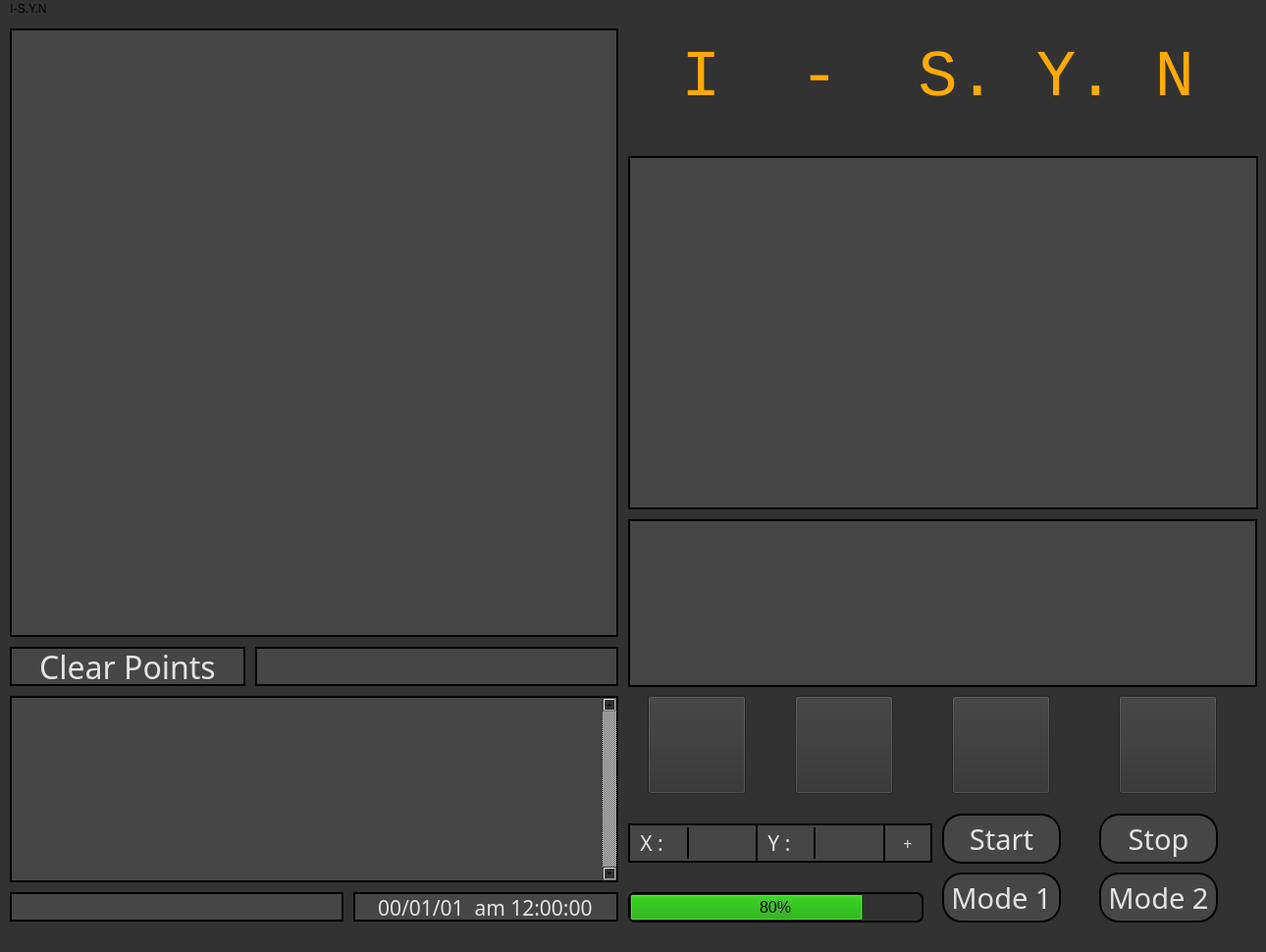
<?xml version="1.0" encoding="UTF-8"?>
<ui version="4.0">
 <class>MainWindow</class>
 <widget class="QMainWindow" name="MainWindow">
  <property name="geometry">
   <rect>
    <x>0</x>
    <y>0</y>
    <width>1290</width>
    <height>970</height>
   </rect>
  </property>
  <property name="font">
   <font>
    <family>Monospace</family>
    <pointsize>14</pointsize>
   </font>
  </property>
  <property name="windowTitle">
   <string>MainWindow</string>
  </property>
  <property name="styleSheet">
   <string notr="true">background-color: rgb(50, 50, 50);
</string>
  </property>
  <widget class="QWidget" name="centralwidget">
   <widget class="QPushButton" name="take_off_button">
    <property name="geometry">
     <rect>
      <x>660</x>
      <y>690</y>
      <width>100</width>
      <height>100</height>
     </rect>
    </property>
    <property name="cursor">
     <cursorShape>ArrowCursor</cursorShape>
    </property>
    <property name="styleSheet">
     <string notr="true"/>
    </property>
    <property name="text">
     <string/>
    </property>
    <property name="icon">
     <iconset>
      <normaloff>take_off.jpg</normaloff>take_off.jpg</iconset>
    </property>
    <property name="iconSize">
     <size>
      <width>100</width>
      <height>100</height>
     </size>
    </property>
    <property name="autoRepeat">
     <bool>false</bool>
    </property>
   </widget>
   <widget class="QProgressBar" name="battery_bar">
    <property name="geometry">
     <rect>
      <x>640</x>
      <y>890</y>
      <width>301</width>
      <height>31</height>
     </rect>
    </property>
    <property name="palette">
     <palette>
      <active>
       <colorrole role="Button">
        <brush brushstyle="SolidPattern">
         <color alpha="255">
          <red>50</red>
          <green>50</green>
          <blue>50</blue>
         </color>
        </brush>
       </colorrole>
       <colorrole role="Base">
        <brush brushstyle="SolidPattern">
         <color alpha="255">
          <red>50</red>
          <green>50</green>
          <blue>50</blue>
         </color>
        </brush>
       </colorrole>
       <colorrole role="Window">
        <brush brushstyle="SolidPattern">
         <color alpha="255">
          <red>50</red>
          <green>50</green>
          <blue>50</blue>
         </color>
        </brush>
       </colorrole>
       <colorrole role="Highlight">
        <brush brushstyle="SolidPattern">
         <color alpha="255">
          <red>166</red>
          <green>255</green>
          <blue>42</blue>
         </color>
        </brush>
       </colorrole>
      </active>
      <inactive>
       <colorrole role="Button">
        <brush brushstyle="SolidPattern">
         <color alpha="255">
          <red>50</red>
          <green>50</green>
          <blue>50</blue>
         </color>
        </brush>
       </colorrole>
       <colorrole role="Base">
        <brush brushstyle="SolidPattern">
         <color alpha="255">
          <red>50</red>
          <green>50</green>
          <blue>50</blue>
         </color>
        </brush>
       </colorrole>
       <colorrole role="Window">
        <brush brushstyle="SolidPattern">
         <color alpha="255">
          <red>50</red>
          <green>50</green>
          <blue>50</blue>
         </color>
        </brush>
       </colorrole>
       <colorrole role="Highlight">
        <brush brushstyle="SolidPattern">
         <color alpha="255">
          <red>50</red>
          <green>180</green>
          <blue>30</blue>
         </color>
        </brush>
       </colorrole>
      </inactive>
      <disabled>
       <colorrole role="Button">
        <brush brushstyle="SolidPattern">
         <color alpha="255">
          <red>50</red>
          <green>50</green>
          <blue>50</blue>
         </color>
        </brush>
       </colorrole>
       <colorrole role="Base">
        <brush brushstyle="SolidPattern">
         <color alpha="255">
          <red>50</red>
          <green>50</green>
          <blue>50</blue>
         </color>
        </brush>
       </colorrole>
       <colorrole role="Window">
        <brush brushstyle="SolidPattern">
         <color alpha="255">
          <red>50</red>
          <green>50</green>
          <blue>50</blue>
         </color>
        </brush>
       </colorrole>
       <colorrole role="Highlight">
        <brush brushstyle="SolidPattern">
         <color alpha="255">
          <red>50</red>
          <green>180</green>
          <blue>30</blue>
         </color>
        </brush>
       </colorrole>
      </disabled>
     </palette>
    </property>
    <property name="font">
     <font>
      <pointsize>12</pointsize>
     </font>
    </property>
    <property name="autoFillBackground">
     <bool>false</bool>
    </property>
    <property name="styleSheet">
     <string notr="true">border-style:solid;
border-width: 1.5px;
border-radius: 7px;
border-color:rgb(0,0,0);</string>
    </property>
    <property name="minimum">
     <number>0</number>
    </property>
    <property name="value">
     <number>80</number>
    </property>
    <property name="alignment">
     <set>Qt::AlignCenter</set>
    </property>
    <property name="textVisible">
     <bool>true</bool>
    </property>
    <property name="orientation">
     <enum>Qt::Horizontal</enum>
    </property>
    <property name="invertedAppearance">
     <bool>false</bool>
    </property>
   </widget>
   <widget class="QTextBrowser" name="under_textBrowser1">
    <property name="geometry">
     <rect>
      <x>10</x>
      <y>890</y>
      <width>340</width>
      <height>30</height>
     </rect>
    </property>
    <property name="styleSheet">
     <string notr="true">background-color: rgb(70, 70, 70);
font: 75 16pt &quot;Loma&quot;;
border-color: rgb(0, 0, 0);
border-style: solid;
border-width:2px;
color: rgb(227, 227, 227);</string>
    </property>
    <property name="verticalScrollBarPolicy">
     <enum>Qt::ScrollBarAlwaysOff</enum>
    </property>
    <property name="horizontalScrollBarPolicy">
     <enum>Qt::ScrollBarAlwaysOff</enum>
    </property>
   </widget>
   <widget class="QTextBrowser" name="main_textBrowser">
    <property name="geometry">
     <rect>
      <x>10</x>
      <y>690</y>
      <width>620</width>
      <height>190</height>
     </rect>
    </property>
    <property name="font">
     <font>
      <family>Loma</family>
      <pointsize>14</pointsize>
      <weight>9</weight>
      <italic>false</italic>
      <bold>false</bold>
     </font>
    </property>
    <property name="styleSheet">
     <string notr="true">background-color: rgb(70, 70, 70);
font: 75 14pt &quot;Loma&quot;;
border-color: rgb(0, 0, 0);
border-style: solid;
border-width:2px;
color: rgb(227, 227, 227);
padding:0px 0px 0px 10px;</string>
    </property>
    <property name="verticalScrollBarPolicy">
     <enum>Qt::ScrollBarAlwaysOn</enum>
    </property>
    <property name="horizontalScrollBarPolicy">
     <enum>Qt::ScrollBarAsNeeded</enum>
    </property>
    <property name="overwriteMode">
     <bool>true</bool>
    </property>
   </widget>
   <widget class="QPushButton" name="land_button">
    <property name="geometry">
     <rect>
      <x>810</x>
      <y>690</y>
      <width>100</width>
      <height>100</height>
     </rect>
    </property>
    <property name="cursor">
     <cursorShape>ArrowCursor</cursorShape>
    </property>
    <property name="styleSheet">
     <string notr="true"/>
    </property>
    <property name="text">
     <string/>
    </property>
    <property name="icon">
     <iconset>
      <normaloff>land.jpg</normaloff>land.jpg</iconset>
    </property>
    <property name="iconSize">
     <size>
      <width>100</width>
      <height>100</height>
     </size>
    </property>
   </widget>
   <widget class="QPushButton" name="start_button">
    <property name="geometry">
     <rect>
      <x>960</x>
      <y>810</y>
      <width>121</width>
      <height>51</height>
     </rect>
    </property>
    <property name="font">
     <font>
      <family>Loma</family>
      <pointsize>22</pointsize>
      <weight>9</weight>
      <italic>false</italic>
      <bold>false</bold>
     </font>
    </property>
    <property name="styleSheet">
     <string notr="true">background-color: rgb(70, 70, 70);
color: rgb(227, 227, 227);
font: 75 22pt &quot;Loma&quot;;
border-color: rgb(0, 0, 0);
border-style: solid;
border-width:2px;
border-radius: 20px;</string>
    </property>
    <property name="text">
     <string>Start</string>
    </property>
   </widget>
   <widget class="QPushButton" name="stop_button">
    <property name="geometry">
     <rect>
      <x>1120</x>
      <y>810</y>
      <width>121</width>
      <height>51</height>
     </rect>
    </property>
    <property name="font">
     <font>
      <family>Loma</family>
      <pointsize>22</pointsize>
      <weight>9</weight>
      <italic>false</italic>
      <bold>false</bold>
     </font>
    </property>
    <property name="styleSheet">
     <string notr="true">background-color: rgb(70, 70, 70);
color: rgb(227, 227, 227);
font: 75 22pt &quot;Loma&quot;;
border-color: rgb(0, 0, 0);
border-style: solid;
border-width:2px;
border-radius: 20px;</string>
    </property>
    <property name="text">
     <string>Stop</string>
    </property>
   </widget>
   <widget class="QPushButton" name="mode1_button">
    <property name="geometry">
     <rect>
      <x>960</x>
      <y>870</y>
      <width>121</width>
      <height>51</height>
     </rect>
    </property>
    <property name="font">
     <font>
      <family>Loma</family>
      <pointsize>22</pointsize>
      <weight>9</weight>
      <italic>false</italic>
      <bold>false</bold>
     </font>
    </property>
    <property name="cursor">
     <cursorShape>ArrowCursor</cursorShape>
    </property>
    <property name="styleSheet">
     <string notr="true">background-color: rgb(70, 70, 70);
color: rgb(227, 227, 227);
font: 75 22pt &quot;Loma&quot;;
border-color: rgb(0, 0, 0);
border-style: solid;
border-width:2px;
border-radius: 20px;</string>
    </property>
    <property name="text">
     <string>Mode 1</string>
    </property>
   </widget>
   <widget class="QPushButton" name="mode2_button">
    <property name="geometry">
     <rect>
      <x>1120</x>
      <y>870</y>
      <width>121</width>
      <height>51</height>
     </rect>
    </property>
    <property name="font">
     <font>
      <family>Loma</family>
      <pointsize>22</pointsize>
      <weight>9</weight>
      <italic>false</italic>
      <bold>false</bold>
     </font>
    </property>
    <property name="styleSheet">
     <string notr="true">background-color: rgb(70, 70, 70);
color: rgb(227, 227, 227);
font: 75 22pt &quot;Loma&quot;;
border-color: rgb(0, 0, 0);
border-style: solid;
border-width:2px;
border-radius: 20px;</string>
    </property>
    <property name="text">
     <string>Mode 2</string>
    </property>
   </widget>
   <widget class="QPushButton" name="shot_button">
    <property name="geometry">
     <rect>
      <x>1140</x>
      <y>690</y>
      <width>100</width>
      <height>100</height>
     </rect>
    </property>
    <property name="cursor">
     <cursorShape>ArrowCursor</cursorShape>
    </property>
    <property name="styleSheet">
     <string notr="true"/>
    </property>
    <property name="text">
     <string/>
    </property>
    <property name="icon">
     <iconset>
      <normaloff>camera.jpg</normaloff>camera.jpg</iconset>
    </property>
    <property name="iconSize">
     <size>
      <width>100</width>
      <height>100</height>
     </size>
    </property>
   </widget>
   <widget class="QPushButton" name="emergency_button">
    <property name="geometry">
     <rect>
      <x>970</x>
      <y>690</y>
      <width>100</width>
      <height>100</height>
     </rect>
    </property>
    <property name="cursor">
     <cursorShape>ArrowCursor</cursorShape>
    </property>
    <property name="styleSheet">
     <string notr="true"/>
    </property>
    <property name="text">
     <string/>
    </property>
    <property name="icon">
     <iconset>
      <normaloff>emergency.jpg</normaloff>emergency.jpg</iconset>
    </property>
    <property name="iconSize">
     <size>
      <width>100</width>
      <height>100</height>
     </size>
    </property>
   </widget>
   <widget class="QTextEdit" name="x_text_edit">
    <property name="geometry">
     <rect>
      <x>700</x>
      <y>824</y>
      <width>70</width>
      <height>32</height>
     </rect>
    </property>
    <property name="font">
     <font>
      <family>Loma</family>
      <pointsize>16</pointsize>
      <weight>9</weight>
      <italic>false</italic>
      <bold>false</bold>
     </font>
    </property>
    <property name="styleSheet">
     <string notr="true">background-color: rgb(70, 70, 70);
color: rgb(227, 227, 227);
font: 75 16pt &quot;Loma&quot;;
border-color: rgb(0, 0, 0);
border-style: solid;
border-width: 0px 0px 0px 2px;</string>
    </property>
    <property name="verticalScrollBarPolicy">
     <enum>Qt::ScrollBarAlwaysOff</enum>
    </property>
    <property name="horizontalScrollBarPolicy">
     <enum>Qt::ScrollBarAlwaysOff</enum>
    </property>
   </widget>
   <widget class="QTextEdit" name="y_text_edit">
    <property name="geometry">
     <rect>
      <x>829</x>
      <y>824</y>
      <width>70</width>
      <height>32</height>
     </rect>
    </property>
    <property name="font">
     <font>
      <family>Loma</family>
      <pointsize>16</pointsize>
      <weight>9</weight>
      <italic>false</italic>
      <bold>false</bold>
     </font>
    </property>
    <property name="styleSheet">
     <string notr="true">background-color: rgb(70, 70, 70);
color: rgb(227, 227, 227);
font: 75 16pt &quot;Loma&quot;;
border-color: rgb(0, 0, 0);
border-style: solid;
border-width: 0px 0px 0px 2px;</string>
    </property>
    <property name="verticalScrollBarPolicy">
     <enum>Qt::ScrollBarAlwaysOff</enum>
    </property>
    <property name="horizontalScrollBarPolicy">
     <enum>Qt::ScrollBarAlwaysOff</enum>
    </property>
   </widget>
   <widget class="QLabel" name="x_label">
    <property name="geometry">
     <rect>
      <x>640</x>
      <y>820</y>
      <width>132</width>
      <height>40</height>
     </rect>
    </property>
    <property name="font">
     <font>
      <family>Loma</family>
      <pointsize>16</pointsize>
      <weight>9</weight>
      <italic>false</italic>
      <bold>false</bold>
     </font>
    </property>
    <property name="styleSheet">
     <string notr="true">background-color: rgb(70, 70, 70);
color: rgb(227, 227, 227);
font: 75 16pt &quot;Loma&quot;;
border-color: rgb(0, 0, 0);
border-style: solid;
border-width:2px;</string>
    </property>
    <property name="text">
     <string> X :</string>
    </property>
    <property name="alignment">
     <set>Qt::AlignLeading|Qt::AlignLeft|Qt::AlignVCenter</set>
    </property>
   </widget>
   <widget class="QLabel" name="y_label">
    <property name="geometry">
     <rect>
      <x>770</x>
      <y>820</y>
      <width>132</width>
      <height>40</height>
     </rect>
    </property>
    <property name="font">
     <font>
      <family>Loma</family>
      <pointsize>16</pointsize>
      <weight>9</weight>
      <italic>false</italic>
      <bold>false</bold>
     </font>
    </property>
    <property name="styleSheet">
     <string notr="true">background-color: rgb(70, 70, 70);
color: rgb(227, 227, 227);
font: 75 16pt &quot;Loma&quot;;
border-color: rgb(0, 0, 0);
border-style: solid;
border-width:2px;</string>
    </property>
    <property name="text">
     <string> Y :</string>
    </property>
    <property name="alignment">
     <set>Qt::AlignLeading|Qt::AlignLeft|Qt::AlignVCenter</set>
    </property>
   </widget>
   <widget class="QPushButton" name="add_waypoint_button">
    <property name="geometry">
     <rect>
      <x>900</x>
      <y>820</y>
      <width>50</width>
      <height>40</height>
     </rect>
    </property>
    <property name="font">
     <font>
      <family>Loma</family>
      <pointsize>12</pointsize>
      <weight>9</weight>
      <italic>false</italic>
      <bold>false</bold>
     </font>
    </property>
    <property name="styleSheet">
     <string notr="true">background-color: rgb(70, 70, 70);
color: rgb(227, 227, 227);
font: 75 12pt &quot;Loma&quot;;
border-color: rgb(0, 0, 0);
border-style: solid;
border-width:2px;</string>
    </property>
    <property name="text">
     <string>+</string>
    </property>
   </widget>
   <widget class="QLabel" name="image_raw_label">
    <property name="geometry">
     <rect>
      <x>640</x>
      <y>140</y>
      <width>642</width>
      <height>360</height>
     </rect>
    </property>
    <property name="styleSheet">
     <string notr="true">background-color: rgb(70, 70, 70);
font: 75 24pt &quot;Loma&quot;;
border-color: rgb(0, 0, 0);
border-style: solid;
border-width:2px;</string>
    </property>
    <property name="text">
     <string/>
    </property>
    <property name="scaledContents">
     <bool>true</bool>
    </property>
   </widget>
   <widget class="QDateTimeEdit" name="dateTimeEdit">
    <property name="enabled">
     <bool>true</bool>
    </property>
    <property name="geometry">
     <rect>
      <x>360</x>
      <y>890</y>
      <width>270</width>
      <height>30</height>
     </rect>
    </property>
    <property name="font">
     <font>
      <family>Loma</family>
      <pointsize>16</pointsize>
      <weight>9</weight>
      <italic>false</italic>
      <bold>false</bold>
     </font>
    </property>
    <property name="autoFillBackground">
     <bool>true</bool>
    </property>
    <property name="styleSheet">
     <string notr="true">background-color: rgb(70, 70, 70);
font: 75 16pt &quot;Loma&quot;;
border-color: rgb(0, 0, 0);
border-style: solid;
border-width:2px;
color: rgb(227, 227, 227);</string>
    </property>
    <property name="frame">
     <bool>true</bool>
    </property>
    <property name="alignment">
     <set>Qt::AlignCenter</set>
    </property>
    <property name="readOnly">
     <bool>true</bool>
    </property>
    <property name="buttonSymbols">
     <enum>QAbstractSpinBox::NoButtons</enum>
    </property>
    <property name="dateTime">
     <datetime>
      <hour>0</hour>
      <minute>0</minute>
      <second>0</second>
      <year>2000</year>
      <month>1</month>
      <day>1</day>
     </datetime>
    </property>
    <property name="displayFormat">
     <string>yy/MM/dd  ap h:mm:ss</string>
    </property>
   </widget>
   <widget class="QGraphicsView" name="main_window">
    <property name="geometry">
     <rect>
      <x>10</x>
      <y>10</y>
      <width>620</width>
      <height>620</height>
     </rect>
    </property>
    <property name="styleSheet">
     <string notr="true">background-color: rgb(70, 70, 70);
font: 75 24pt &quot;Loma&quot;;
border-color: rgb(0, 0, 0);
border-style: solid;
border-width:2px;</string>
    </property>
   </widget>
   <widget class="QLabel" name="label">
    <property name="geometry">
     <rect>
      <x>640</x>
      <y>0</y>
      <width>631</width>
      <height>121</height>
     </rect>
    </property>
    <property name="font">
     <font>
      <family>Monospace</family>
      <pointsize>50</pointsize>
      <weight>50</weight>
      <italic>false</italic>
      <bold>false</bold>
     </font>
    </property>
    <property name="styleSheet">
     <string notr="true">
color: rgb(255, 170, 0);
font: 50pt &quot;Monospace&quot;;
</string>
    </property>
    <property name="text">
     <string>I  -  S. Y. N</string>
    </property>
    <property name="alignment">
     <set>Qt::AlignCenter</set>
    </property>
   </widget>
   <widget class="QPushButton" name="clear_button">
    <property name="geometry">
     <rect>
      <x>10</x>
      <y>640</y>
      <width>240</width>
      <height>40</height>
     </rect>
    </property>
    <property name="font">
     <font>
      <family>Loma</family>
      <pointsize>24</pointsize>
      <weight>9</weight>
      <italic>false</italic>
      <bold>false</bold>
     </font>
    </property>
    <property name="styleSheet">
     <string notr="true">background-color: rgb(70, 70, 70);
font: 75 24pt &quot;Loma&quot;;
border-color: rgb(0, 0, 0);
border-style: solid;
border-width:2px;
color: rgb(227, 227, 227);</string>
    </property>
    <property name="text">
     <string>Clear Points</string>
    </property>
   </widget>
   <widget class="QTextBrowser" name="position_text_browser">
    <property name="geometry">
     <rect>
      <x>260</x>
      <y>640</y>
      <width>370</width>
      <height>40</height>
     </rect>
    </property>
    <property name="styleSheet">
     <string notr="true">background-color: rgb(70, 70, 70);
font: 75 16pt &quot;Loma&quot;;
border-color: rgb(0, 0, 0);
border-style: solid;
border-width:2px;
color: rgb(227, 227, 227);</string>
    </property>
    <property name="verticalScrollBarPolicy">
     <enum>Qt::ScrollBarAlwaysOff</enum>
    </property>
    <property name="horizontalScrollBarPolicy">
     <enum>Qt::ScrollBarAlwaysOff</enum>
    </property>
    <property name="acceptRichText">
     <bool>false</bool>
    </property>
   </widget>
   <widget class="QListWidget" name="waypoint_list">
    <property name="geometry">
     <rect>
      <x>640</x>
      <y>510</y>
      <width>641</width>
      <height>171</height>
     </rect>
    </property>
    <property name="styleSheet">
     <string notr="true">background-color: rgb(70, 70, 70);
font: 75 12pt &quot;Loma&quot;;
border-color: rgb(0, 0, 0);
border-style: solid;
border-width:2px;</string>
    </property>
    <property name="selectionBehavior">
     <enum>QAbstractItemView::SelectRows</enum>
    </property>
   </widget>
   <zorder>main_window</zorder>
   <zorder>y_label</zorder>
   <zorder>x_label</zorder>
   <zorder>take_off_button</zorder>
   <zorder>battery_bar</zorder>
   <zorder>under_textBrowser1</zorder>
   <zorder>main_textBrowser</zorder>
   <zorder>land_button</zorder>
   <zorder>start_button</zorder>
   <zorder>stop_button</zorder>
   <zorder>mode1_button</zorder>
   <zorder>mode2_button</zorder>
   <zorder>shot_button</zorder>
   <zorder>emergency_button</zorder>
   <zorder>x_text_edit</zorder>
   <zorder>y_text_edit</zorder>
   <zorder>add_waypoint_button</zorder>
   <zorder>image_raw_label</zorder>
   <zorder>dateTimeEdit</zorder>
   <zorder>label</zorder>
   <zorder>clear_button</zorder>
   <zorder>position_text_browser</zorder>
   <zorder>waypoint_list</zorder>
  </widget>
  <widget class="QMenuBar" name="menubar">
   <property name="geometry">
    <rect>
     <x>0</x>
     <y>0</y>
     <width>1290</width>
     <height>23</height>
    </rect>
   </property>
   <widget class="QMenu" name="menuI_S_Y_N">
    <property name="title">
     <string>I-S.Y.N</string>
    </property>
   </widget>
   <addaction name="menuI_S_Y_N"/>
  </widget>
  <widget class="QStatusBar" name="statusbar"/>
 </widget>
 <resources/>
 <connections/>
</ui>
